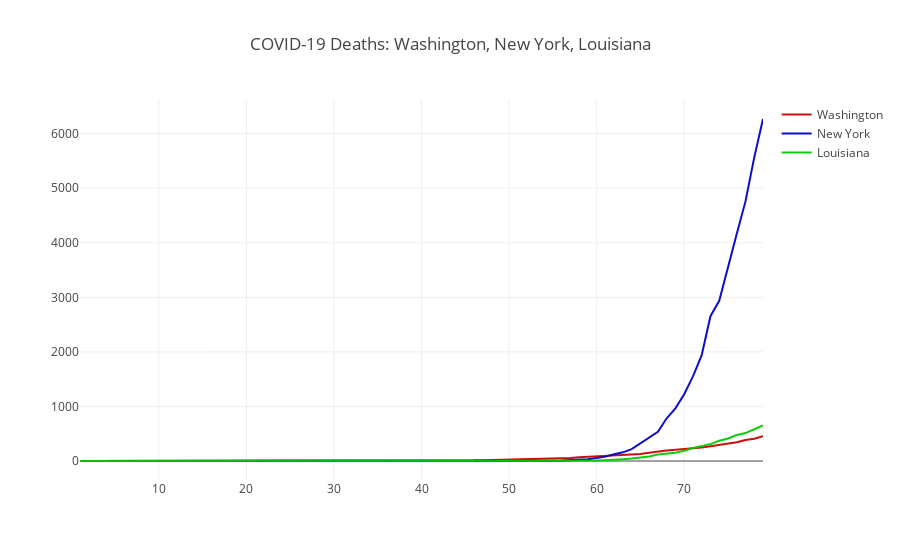

The notebook cell this image was saved under:
### Markdown cell above
## Compare Any Three States: Total Deaths

Editd the value for `states`, immediately below, to specify three states to compare.

### Code cell
val states:Vector[String] = Vector(
    "Washington",
    "New York",
    "Louisiana"
)

case class StateNumbers(index: Int, state:String, nums:Vector[Int])

// We need to start all the states on the same day…
def padVector(shortVector: Vector[Int], maxSize: Int): Vector[Int] = {
    Vector(1)
}

// Get a data for each state
val state_death_vec: Vector[StateNumbers] = states.zipWithIndex.map( z => {
    val s: String = z._1
    val i: Int = z._2
    StateNumbers(i, s, totalNewDaily(state = Some(s)).map(_.totalDeaths))
})

// Normalize the size
val state_death_vec_normalized: Vector[StateNumbers] = {
    val maxSize = state_death_vec.sortBy(_.nums.size).last.nums.size
    state_death_vec.map( sdv => {
        val s = sdv.state
        val n = sdv.nums
        val i = sdv.index
        val howMany = maxSize - n.size
        val adder = Vector.fill(howMany)(0)
        val newN = adder ++ n
        StateNumbers(i, s, newN)
    })
}

val colors: Vector[(Int, Int, Int, Double)] = {
    Vector(
        (204,0,0,0.95),
        (0,0,204,0.95),
        (0,204,0,0.95),
    )
}

val statePlotters: Vector[Scatter] = state_death_vec_normalized.map( sd => {
    Scatter(
  (1 to sd.nums.size),
  sd.nums,
  name = s"${sd.state}",
  mode = ScatterMode(ScatterMode.Lines),
  marker = Marker(
    color = Color.RGBA(
        colors(sd.index)._1,
        colors(sd.index)._2,
        colors(sd.index)._3,
        colors(sd.index)._4
    ),
  )
)
})

val data = statePlotters

val layout = Layout("COVID-19 Deaths: " + states.mkString(", "))

plot(data, layout)

/*
val total_deaths_0: Vector[Int] = totalNewDaily(state = None).map(_.totalDeaths)

val curve_total_deaths_trace = Scatter(
  (1 to curve_total_deaths.size),
  curve_total_deaths,
  name = "2020 Covid Death-Toll",
  mode = ScatterMode(ScatterMode.Lines),
  marker = Marker(
    color = Color.RGBA(204, 0, 0, 0.95),
    line = Line(
      color = Color.RGBA(217, 217, 217, 1.0),
      width = 1.0
    ),
    symbol = Symbol.Circle(),
    size = 3
  )
)

val data = Seq(curve_total_deaths_trace)

val layout = Layout("Total US Deaths")

plot(data, layout)
*/

### Figure 1 — Plotly figure (JSON) as saved in the notebook; plotly's stock layout.template omitted (floating-point values rounded to 4 significant figures)
{"data": [{"marker": {"color": "rgba(204, 0, 0, 0.95)"}, "mode": "lines", "name": "Washington", "type": "scatter", "x": [1, 2, 3, 4, 5, 6, 7, 8, 9, 10, 11, 12, 13, 14, 15, 16, 17, 18, 19, 20, 21, 22, 23, 24, 25, 26, 27, 28, 29, 30, 31, 32, 33, 34, 35, 36, 37, 38, 39, 40, 41, 42, 43, 44, 45, 46, 47, 48, 49, 50, 51, 52, 53, 54, 55, 56, 57, 58, 59, 60, 61, 62, 63, 64, 65, 66, 67, 68, 69, 70, 71, 72, 73, 74, 75, 76, 77, 78, 79], "y": [0, 0, 0, 0, 0, 0, 0, 0, 0, 0, 0, 0, 0, 0, 0, 0, 0, 0, 0, 0, 0, 0, 0, 0, 0, 0, 0, 0, 0, 0, 0, 0, 0, 0, 0, 0, 0, 0, 0, 1, 3, 6, 10, 11, 11, 12, 16, 19, 22, 24, 29, 32, 37, 40, 42, 48, 54, 68, 75, 83, 95, 97, 110, 123, 130, 151, 177, 191, 207, 221, 226, 249, 272, 293, 318, 344, 383, 409, 454]}, {"marker": {"color": "rgba(0, 0, 204, 0.95)"}, "mode": "lines", "name": "New York", "type": "scatter", "x": [1, 2, 3, 4, 5, 6, 7, 8, 9, 10, 11, 12, 13, 14, 15, 16, 17, 18, 19, 20, 21, 22, 23, 24, 25, 26, 27, 28, 29, 30, 31, 32, 33, 34, 35, 36, 37, 38, 39, 40, 41, 42, 43, 44, 45, 46, 47, 48, 49, 50, 51, 52, 53, 54, 55, 56, 57, 58, 59, 60, 61, 62, 63, 64, 65, 66, 67, 68, 69, 70, 71, 72, 73, 74, 75, 76, 77, 78, 79], "y": [0, 0, 0, 0, 0, 0, 0, 0, 0, 0, 0, 0, 0, 0, 0, 0, 0, 0, 0, 0, 0, 0, 0, 0, 0, 0, 0, 0, 0, 0, 0, 0, 0, 0, 0, 0, 0, 0, 0, 0, 0, 0, 0, 0, 0, 0, 0, 0, 0, 0, 0, 0, 0, 2, 6, 10, 17, 27, 30, 57, 80, 122, 159, 218, 325, 432, 535, 782, 965, 1224, 1550, 1941, 2653, 2935, 3568, 4161, 4758, 5563, 6268]}, {"marker": {"color": "rgba(0, 204, 0, 0.95)"}, "mode": "lines", "name": "Louisiana", "type": "scatter", "x": [1, 2, 3, 4, 5, 6, 7, 8, 9, 10, 11, 12, 13, 14, 15, 16, 17, 18, 19, 20, 21, 22, 23, 24, 25, 26, 27, 28, 29, 30, 31, 32, 33, 34, 35, 36, 37, 38, 39, 40, 41, 42, 43, 44, 45, 46, 47, 48, 49, 50, 51, 52, 53, 54, 55, 56, 57, 58, 59, 60, 61, 62, 63, 64, 65, 66, 67, 68, 69, 70, 71, 72, 73, 74, 75, 76, 77, 78, 79], "y": [0, 0, 0, 0, 0, 0, 0, 0, 0, 0, 0, 0, 0, 0, 0, 0, 0, 0, 0, 0, 0, 0, 0, 0, 0, 0, 0, 0, 0, 0, 0, 0, 0, 0, 0, 0, 0, 0, 0, 0, 0, 0, 0, 0, 0, 0, 0, 0, 0, 0, 0, 0, 0, 1, 2, 3, 5, 7, 10, 10, 16, 20, 34, 46, 65, 83, 119, 137, 152, 186, 240, 273, 310, 370, 412, 477, 512, 582, 652]}], "layout": {"title": "COVID-19 Deaths: Washington, New York, Louisiana"}}
